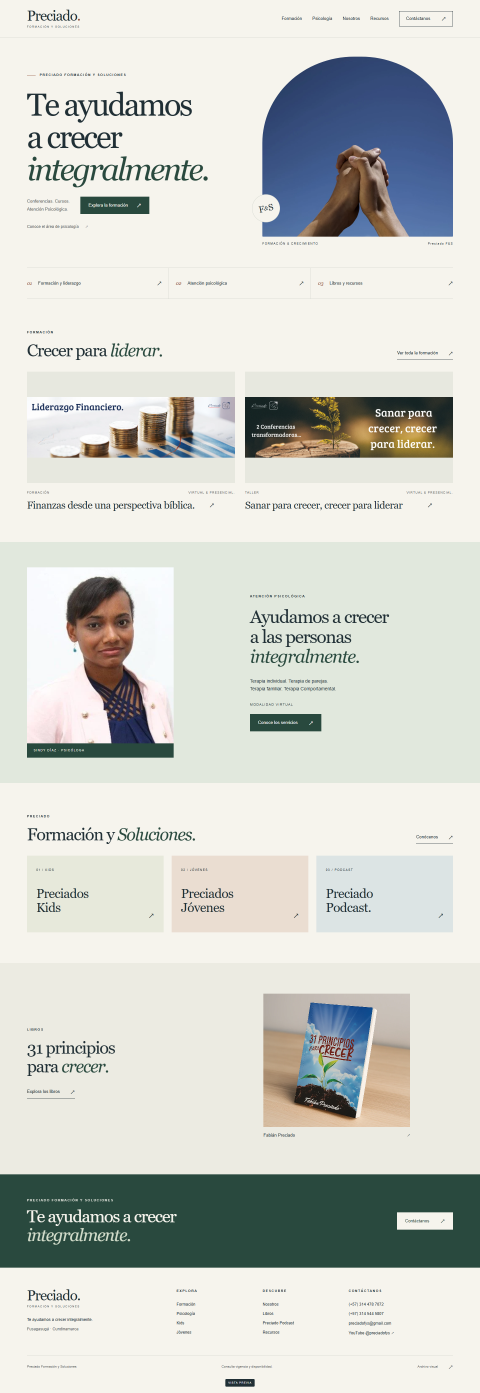
#> input picture artifacts/education-redesign/project/verification/screenshots/1440-inicio.png, 1440 x 4178 px (shown at 1/3 size)
$ python package.py
#> lines starting #> are read from the running program, lines starting #| are printed output that depends on the picture
"""Package deliverables without source archives, portable runtimes, or bulky QA screenshots."""
from pathlib import Path
from zipfile import ZipFile, ZIP_DEFLATED
import hashlib, json
from PIL import Image
root=Path(__file__).resolve().parents[1]
dest=root.parent
theme=root/'preciado-editorial'
shot=root/'verification/screenshots/1440-inicio.png'
with Image.open(shot) as im:
#> im is the input picture: PIL image 1440x4178 RGB; mean R, G, B 207.3, 209.7, 203.7
    top=im.crop((0,0,1440,1080));top.resize((1200,900),Image.Resampling.LANCZOS).save(theme/'screenshot.png')
#> after `top = im.crop((0, 0, 1440, 1080))`:
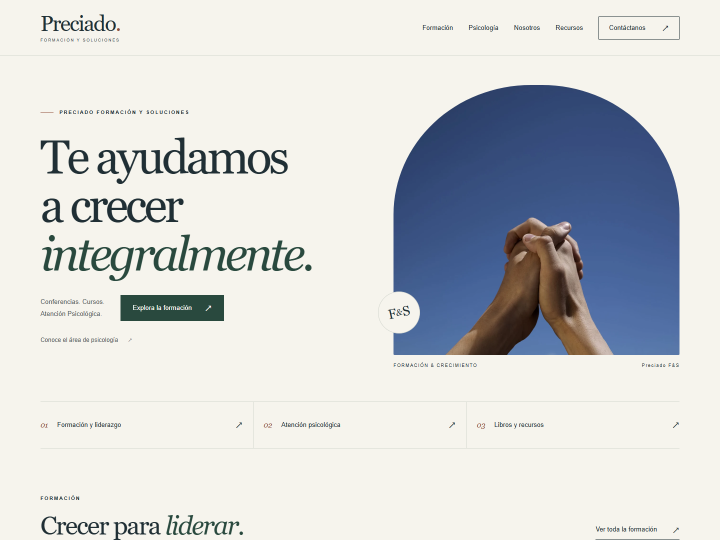
#> top: PIL image 1440x1080 RGB (shown at 1/2 size); mean R, G, B 208.5, 210.6, 211.7
#> after `top = im.crop((0, 0, 1440, 1080))`:
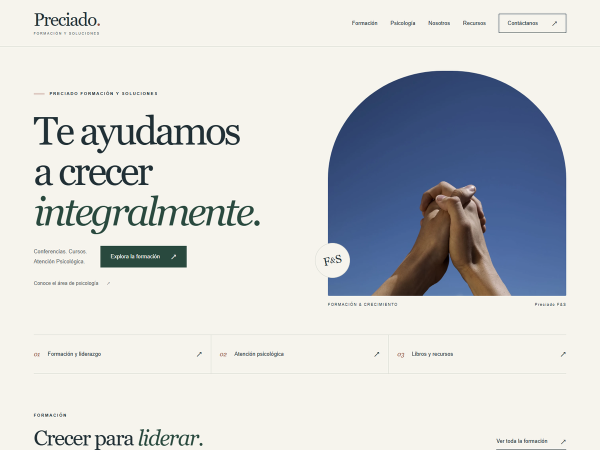
#> saved as screenshot.png: PIL image 1200x900 RGB (shown at 1/2 size); mean R, G, B 208.4, 210.5, 211.7
    im.crop((0,0,1440,1000)).save(root/'verification/design-preview.png')
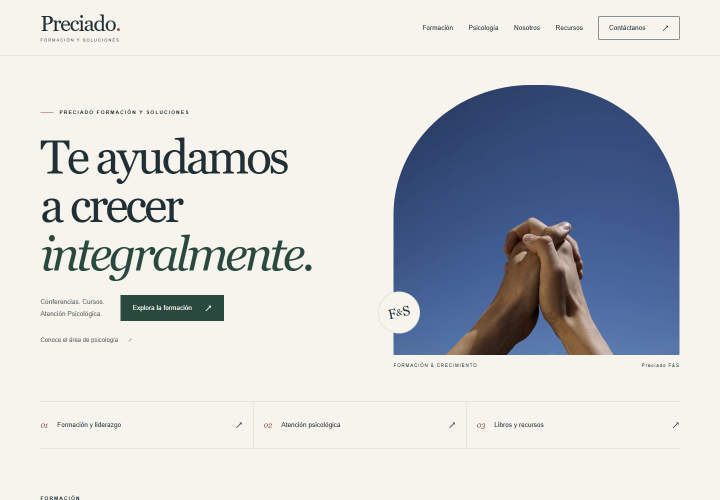
#> saved as design-preview.png: PIL image 1440x1000 RGB (shown at 1/2 size); mean R, G, B 206.1, 208.5, 210.2
for source,pdf in [('Liderazgo-Financiero-Preciado-FyS-_-Presentacion.pdf','liderazgo-financiero.pdf'),('Presentacion-Taller-Sanar-para-crecer-crecer-para-liderar.pdf','sanar-para-crecer.pdf')]:
    original=dest/'source/wp-content/uploads/2025/01'/source
    copied=theme/'assets/documents'/pdf
#> (the run stopped early here; a loop or call above may not have finished)
